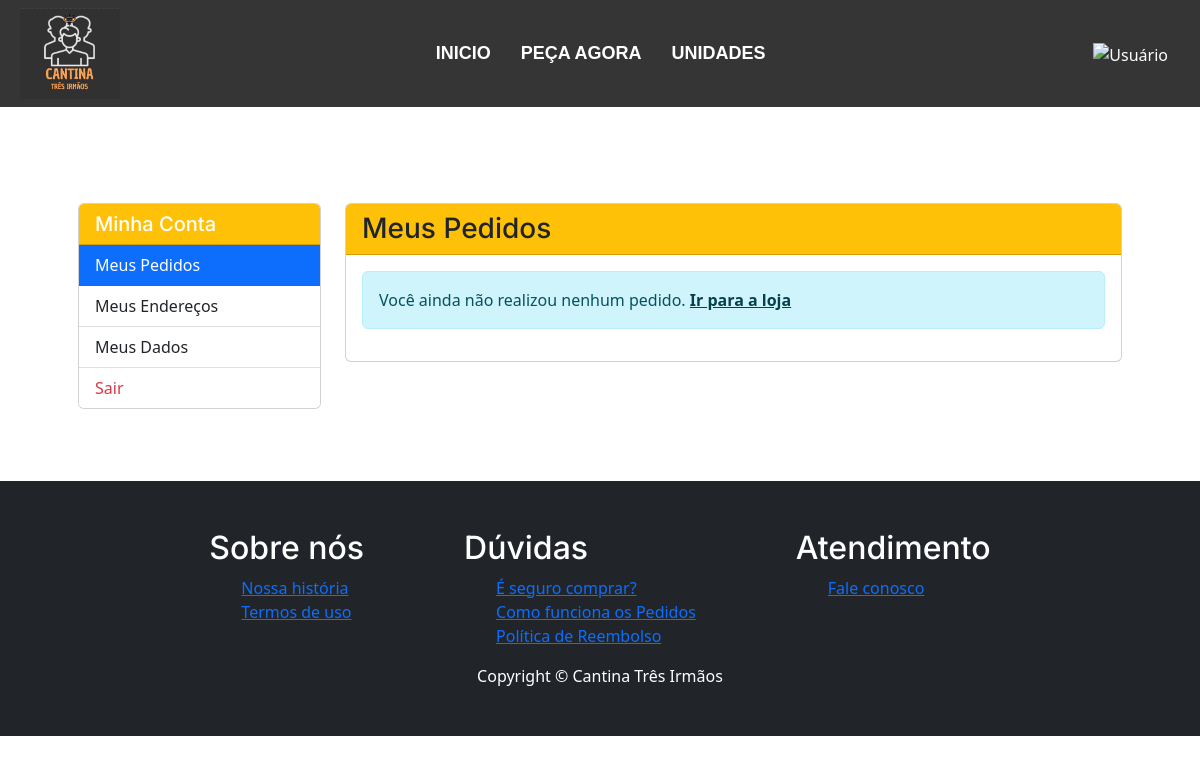
The app's page /carrinho/pedidos/pedidos_cliente.php (signed in), older data.
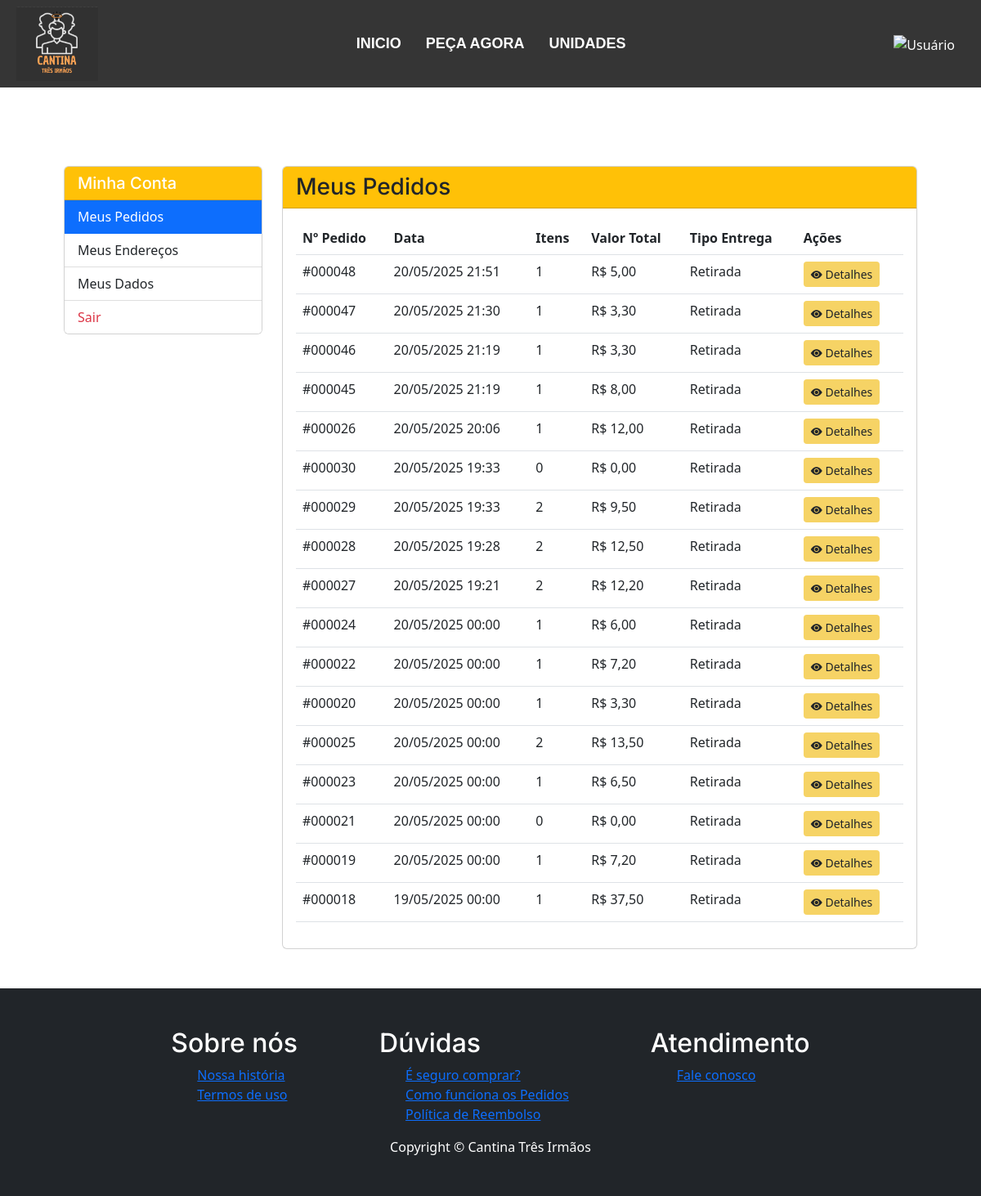
The same page, newer data.
### tables this page shows
CREATE TABLE IF NOT EXISTS `tb_pedidos` (
  `id` int(11) NOT NULL AUTO_INCREMENT,
  `id_cliente` int(11) DEFAULT NULL,
  `id_endereco` int(11) DEFAULT NULL,
  `emissao` datetime NOT NULL,
  `valor_total` decimal(10,2) NOT NULL DEFAULT 0.00,
  `tipo_entrega` varchar(20) NOT NULL,
  `tipo_pedido` enum('PDV','WEB') NOT NULL DEFAULT 'WEB',
  `metodo_pagamento` enum('DINHEIRO','CARTAO','PIX','ONLINE') NOT NULL DEFAULT 'ONLINE',
  PRIMARY KEY (`id`),
  KEY `id_cliente` (`id_cliente`),
  KEY `id_endereco` (`id_endereco`)
);

### includes/consulta_pedidos.php (called while the page is built, shortened)
<?php
    include("conexao.php");
$id_cliente = $_SESSION['usuario']['id'];
$query_pedidos = "SELECT
                    p.id,
                    p.emissao,
                    p.valor_total,
                    p.tipo_entrega,
                    COUNT(pi.id) as total_itens
                  FROM
                    tb_pedidos p
                  LEFT JOIN
                    tb_pedidos_itens pi ON p.id = pi.id_pedidos
                  WHERE
                    p.id_cliente = '$id_cliente'
                  GROUP BY
                    p.id
                  ORDER BY
                    p.emissao DESC";
$resultado_pedidos = mysqli_query($conexao, $query_pedidos);
?>

### carrinho/pedidos/pedidos_cliente.php (the view, shortened to what the changed rows need)
<?php
include("../../includes/consulta_pedidos.php");
?>
<!DOCTYPE html>
<html lang="pt-br">
<head>
    <link rel="stylesheet" href="../../css/styles.css" />
    <link rel="stylesheet" href="../../css/inicio.css">
    <link rel="stylesheet" href="../../css/navbar.css">
    <link rel="stylesheet" href="../../css/mediaQuery.css">
    <link rel="stylesheet" href="../../css/canvaDeslogado.css">
    <link rel="stylesheet" href="../../css/canvaLogado.css">
    <link rel="stylesheet" href="../../css/telaFlutuante.css">
    <link href="https://cdn.jsdelivr.net/npm/bootstrap-icons@1.5.0/font/bootstrap-icons.css" rel="stylesheet" />
    <link rel="stylesheet" href="https://use.fontawesome.com/releases/v5.7.0/css/all.css">
    <link href="https://cdn.jsdelivr.net/npm/bootstrap@5.2.3/dist/css/bootstrap.min.css" rel="stylesheet">
</head>
<body>
    <?php include("../../php/navbar.php"); ?>
    <section class="py-5">
        <div class="container px-4 px-lg-5 mt-5">
            <div class="row">
                <div class="col-md-9">
                    <div id="secaoPedidos" class="card">
                        <div class="card-body">
                            <?php if (mysqli_num_rows($resultado_pedidos) > 0): ?>
                                <div class="table-responsive">
                                    <table class="table table-hover">
                                        <thead>
                                            <tr>
                                                <th>Nº Pedido</th>
                                                <th>Data</th>
                                                <th>Itens</th>
                                                <th>Valor Total</th>
                                                <th>Tipo Entrega</th>
                                                <th>Ações</th>
                                            </tr>
                                        </thead>
                                        <tbody>
                                            <?php while ($pedido = mysqli_fetch_assoc($resultado_pedidos)): ?>
                                                <tr>
                                                    <td>#<?= str_pad($pedido['id'], 6, '0', STR_PAD_LEFT) ?></td>
                                                    <td><?= date('d/m/Y H:i', strtotime($pedido['emissao'])) ?></td>
                                                    <td><?= $pedido['total_itens'] ?></td>
                                                    <td>R$ <?= number_format($pedido['valor_total'], 2, ',', '.') ?></td>
                                                    <td><?= ucfirst($pedido['tipo_entrega']) ?></td>
                                                    <td>
                                                        <button class="btn btn-sm btn-detalhes" onclick="detalhesPedido(<?= $pedido['id'] ?>, event)">
                                                            <i class="bi bi-eye-fill"></i> Detalhes
                                                        </button>
                                                    </td>
                                                </tr>
                                            <?php endwhile; ?>
                                        </tbody>
                                    </table>
                                </div>
                            <?php else: ?>
                                <div class="alert alert-info">
                                    Você ainda não realizou nenhum pedido.
                                    <a href="../../index.php" class="alert-link">Ir para a loja</a>
                                </div>
                            <?php endif; ?>
                        </div>
                    </div>
                                <?php include('../../php/conta.php'); ?>
                </div>
            </div>
        </div>
    </section>
    <?php include("../../php/footer.php"); ?>
</body>
</html>

Row changes from the older to the newer data that the page shows:
added tb_pedidos: id "000048", emissao "20/05/2025 21:51", total_itens "1", valor_total "5,00", tipo_entrega "Retirada"
added tb_pedidos: id "000047", emissao "20/05/2025 21:30", total_itens "1", valor_total "3,30", tipo_entrega "Retirada"
added tb_pedidos: id "000046", emissao "20/05/2025 21:19", total_itens "1", valor_total "3,30", tipo_entrega "Retirada"
added tb_pedidos: id "000045", emissao "20/05/2025 21:19", total_itens "1", valor_total "8,00", tipo_entrega "Retirada"
added tb_pedidos: id "000026", emissao "20/05/2025 20:06", total_itens "1", valor_total "12,00", tipo_entrega "Retirada"
added tb_pedidos: id "000030", emissao "20/05/2025 19:33", total_itens "0", valor_total "0,00", tipo_entrega "Retirada"
added tb_pedidos: id "000029", emissao "20/05/2025 19:33", total_itens "2", valor_total "9,50", tipo_entrega "Retirada"
added tb_pedidos: id "000028", emissao "20/05/2025 19:28", total_itens "2", valor_total "12,50", tipo_entrega "Retirada"
added tb_pedidos: id "000027", emissao "20/05/2025 19:21", total_itens "2", valor_total "12,20", tipo_entrega "Retirada"
added tb_pedidos: id "000024", emissao "20/05/2025 00:00", total_itens "1", valor_total "6,00", tipo_entrega "Retirada"
added tb_pedidos: id "000022", emissao "20/05/2025 00:00", total_itens "1", valor_total "7,20", tipo_entrega "Retirada"
added tb_pedidos: id "000020", emissao "20/05/2025 00:00", total_itens "1", valor_total "3,30", tipo_entrega "Retirada"
added tb_pedidos: id "000025", emissao "20/05/2025 00:00", total_itens "2", valor_total "13,50", tipo_entrega "Retirada"
added tb_pedidos: id "000023", emissao "20/05/2025 00:00", total_itens "1", valor_total "6,50", tipo_entrega "Retirada"
added tb_pedidos: id "000021", emissao "20/05/2025 00:00", total_itens "0", valor_total "0,00", tipo_entrega "Retirada"
added tb_pedidos: id "000019", emissao "20/05/2025 00:00", total_itens "1", valor_total "7,20", tipo_entrega "Retirada"
added tb_pedidos: id "000018", emissao "19/05/2025 00:00", total_itens "1", valor_total "37,50", tipo_entrega "Retirada"
Text that changed along with them:
text no longer shown: "Você ainda não realizou nenhum pedido. Ir para a loja"
text now shown: "Nº Pedido Data Itens Valor Total Tipo Entrega Ações"
